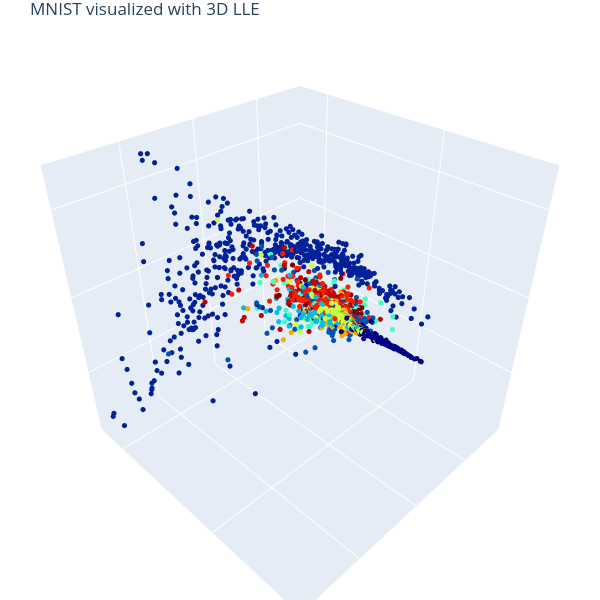

Notebook code for this chart:
### Code cell
# 3D Visualization
import plotly.graph_objects as go
data = go.Scatter3d(x=Xvis, y=Yvis, z=Zvis, mode='markers', marker=dict(size=3, color=Cgt, colorscale='jet', opacity=1)) # data as points
# data = go.Scatter3d(x=Xvis, y=Yvis, z=Zvis, mode='markers', marker=dict(size=1, color=C, colorscale='jet', opacity=1, showscale=True)) # w/ colobar 
fig = go.Figure(data=[data]) 
fig.update_layout(margin=dict(l=0, r=0, b=0, t=30, pad=0)) # tight layout but t=25 required for showing title 
fig.update_layout(autosize=False, width=600, height=600, title_text="MNIST visualized with 3D LLE") # figure size and title
# fig.update_layout(scene = dict(xaxis = dict(visible=False), yaxis = dict(visible=False), zaxis = dict(visible=False))) # no grid, no axis 
# fig.update_layout(scene = dict(xaxis_title = ' ', yaxis_title = ' ', zaxis_title = ' ')) # no axis name 
fig.update_layout(scene = dict(zaxis = dict(showgrid = True, showticklabels = False), zaxis_title = ' ') ) # no range values, no axis name, grid on
fig.update_layout(scene = dict(yaxis = dict(showgrid = True, showticklabels = False), yaxis_title = ' ') ) # no range values, no axis name, grid on
fig.update_layout(scene = dict(xaxis = dict(showgrid = True, showticklabels = False), xaxis_title = ' ') ) # no range values, no axis name, grid on
fig.layout.scene.aspectratio = {'x':1, 'y':1, 'z':1}
fig.show()

### Figure 1 — Plotly figure (JSON) as saved in the notebook; plotly's stock layout.template omitted (floating-point values rounded to 4 significant figures; data arrays with more than 128 entries replaced by an {"elided": "..."} marker saying what was removed)
{"data": [{"marker": {"color": {"elided": "5000 int values"}, "colorscale": [[0, "rgb(0,0,131)"], [0.2, "rgb(0,60,170)"], [0.4, "rgb(5,255,255)"], [0.6, "rgb(255,255,0)"], [0.8, "rgb(250,0,0)"], [1, "rgb(128,0,0)"]], "opacity": 1, "size": 3}, "mode": "markers", "type": "scatter3d", "x": {"elided": "5000 float values"}, "y": {"elided": "5000 float values"}, "z": {"elided": "5000 float values"}}], "layout": {"autosize": false, "height": 600, "margin": {"b": 0, "l": 0, "pad": 0, "r": 0, "t": 30}, "scene": {"aspectratio": {"x": 1, "y": 1, "z": 1}, "xaxis": {"showgrid": true, "showticklabels": false, "title": {"text": " "}}, "yaxis": {"showgrid": true, "showticklabels": false, "title": {"text": " "}}, "zaxis": {"showgrid": true, "showticklabels": false, "title": {"text": " "}}}, "title": {"text": "MNIST visualized with 3D LLE"}, "width": 600}}
